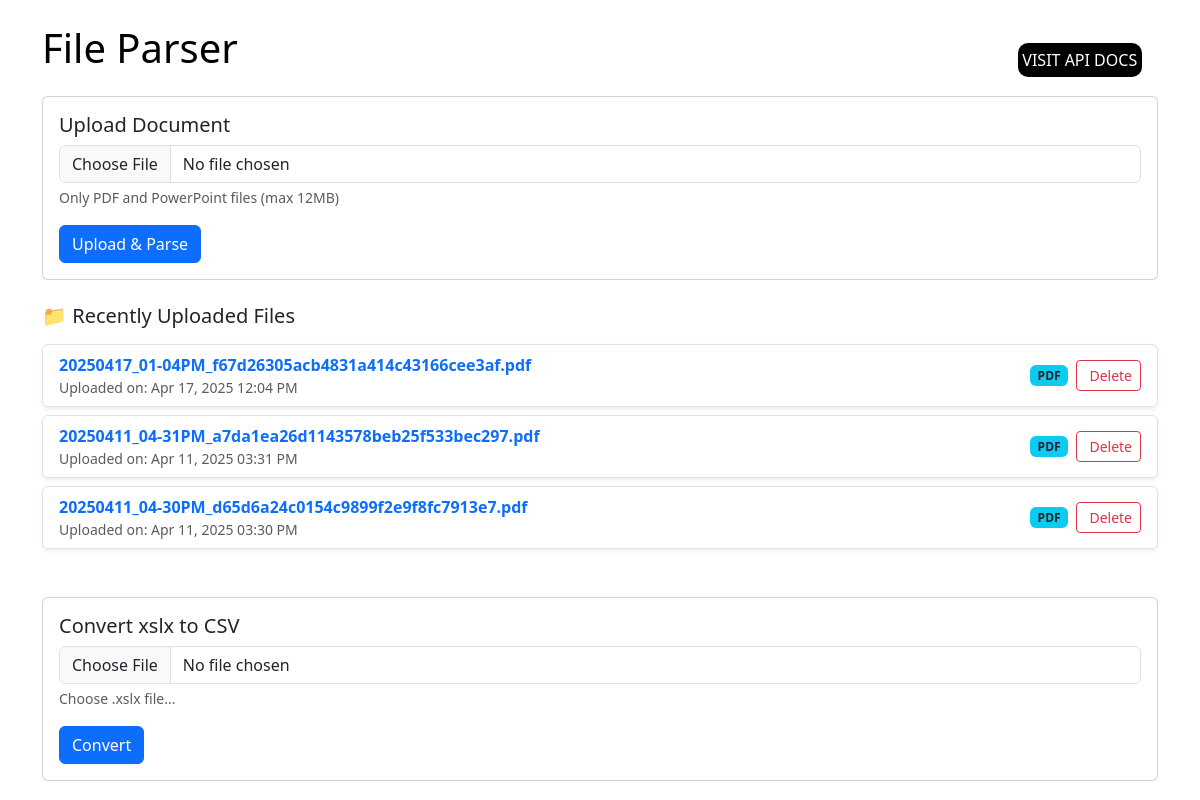
Before: / with the older database file.
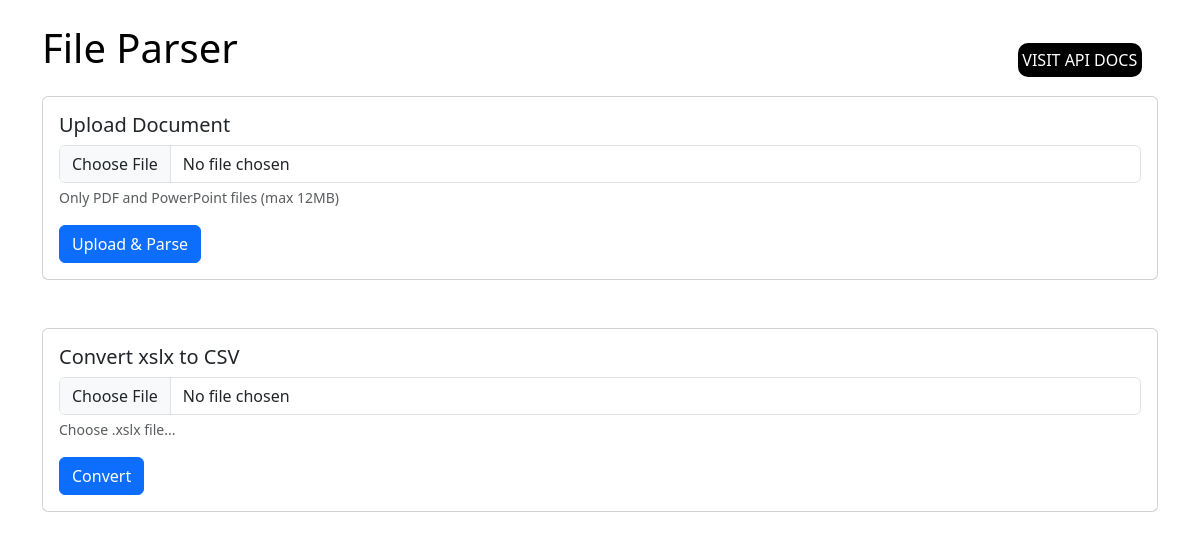
After: the same page with the newer database file.
### web/models.py (models this page shows)
class FileUploaded(db.Model):
    id = db.Column(db.Integer, primary_key=True)
    filename = db.Column(db.String(200), nullable=False)
    file_type = db.Column(db.String(20), nullable=False)
    upload_date = db.Column(db.DateTime, default=datetime.utcnow)

### web/routes.py (the view, shortened to what this page needs)
@web_bp.route("/", methods=["GET", "POST"])
def index():
    uploaded_files = FileUploaded.query.order_by(FileUploaded.upload_date.desc()).all()
    return render_template("index.html", recent_files=uploaded_files)

### templates/index.html (shortened to what this page needs)
{% extends "base.html" %}
{% block content %}
<div class="card">
    <div class="card-body">
        <h5 class="card-title">Upload Document</h5>
        <form method="POST" enctype="multipart/form-data">
            <div class="mb-3">
                <input class="form-control" type="file" name="file" accept=".pdf,.pptx" required>
                <label class="form-text">Only PDF and PowerPoint files (max 12MB)</label>
            </div>
            <button type="submit" class="btn btn-primary">Upload & Parse</button>
        </form>
    </div>
</div>
{% if recent_files %}
<div class="mt-4">
    <h5 class="mb-3">📁 Recently Uploaded Files</h5>
    {% for file in recent_files %}
    <ul class="list-group shadow-sm mb-2" id="file-list">
        <li class="list-group-item d-flex flex-column flex-md-row justify-content-between align-items-start align-items-md-center" id="file-{{ file.id }}">
            <div class="mb-2 mb-md-0">
                <a class="text-decoration-none fw-semibold" href="{{ url_for('web.view_file', file_id=file.id) }}">
                    {{ file.filename }}
                </a>
                <small class="text-muted d-block">Uploaded on: {{ file.upload_date.strftime('%b %d, %Y %I:%M %p') }}</small>
            </div>
            <div class="d-flex flex-wrap align-items-center gap-2">
                <span class="badge bg-{{ 'info' if file.file_type == 'pdf' else 'warning' }} text-dark">
                    {{ file.file_type|upper }}
                </span>
                <form action="{{ url_for('web.delete_file', file_id=file.id) }}" method="POST" onsubmit="return confirm('Are you sure you want to delete this file?');">
                    <button type="submit" class="btn btn-sm btn-outline-danger d-flex align-items-center">
                         Delete
                    </button>
                </form>
            </div>
        </li>
    </ul>
    {% endfor %}
</div>
{% endif %}
<div class="card mt-5">
    <div class="card-body">
        <h5 class="card-title">Convert xslx to CSV</h5>
        <form action="{{ url_for('web.convert_to_csv') }}" method="POST" enctype="multipart/form-data">
            <div class="mb-3">
                <input class='form-control' type="file" id="file" name="file" accept="application/vnd.ms-excel, application/vnd.openxmlformats-officedocument.spreadsheetml.sheet" required>
                <label class="form-text" for="fileInput">Choose .xslx file...</label>
            </div>
            <button type="submit" class="btn btn-primary">Convert</button>
        </form>
    </div>
</div>
{% endblock %}

Changed rows visible on the page:
removed FileUploaded: filename "20250417_01-04PM_f67d26305acb4831a414c43166cee3af.pdf", upload_date "Apr 17, 2025 12:04 PM", file_type "PDF"
removed FileUploaded: filename "20250411_04-31PM_a7da1ea26d1143578beb25f533bec297.pdf", upload_date "Apr 11, 2025 03:31 PM", file_type "PDF"
removed FileUploaded: filename "20250411_04-30PM_d65d6a24c0154c9899f2e9f8fc7913e7.pdf", upload_date "Apr 11, 2025 03:30 PM", file_type "PDF"
Other visible differences:
text no longer shown: "📁 Recently Uploaded Files"
